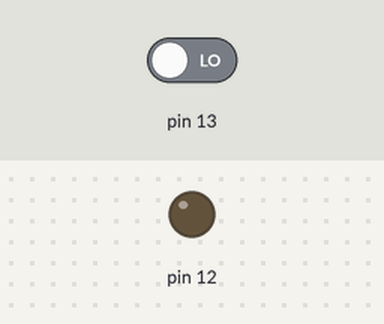
The sketch below on a simulated Arduino Uno, built with avr-gcc and run on an emulated ATmega328P. Shown: output pins drawn as LEDs (lit = HIGH). The inputs (shaded band) are chosen by the test bench; at power-on: pin 13 LOW.

Above: at 1.2 s.
1.3 s: pin 13 driven HIGH
At 1.9 s:
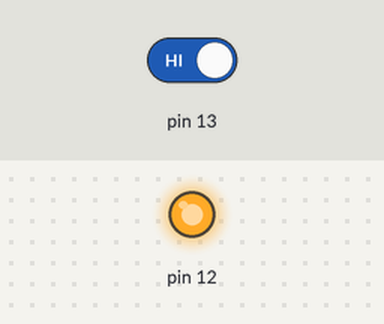
2.8 s: pin 13 driven LOW
At 5.4 s:
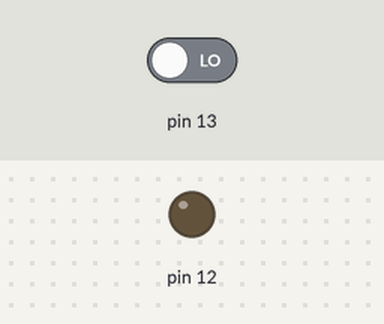
Timing chart, 0 to 6.9 s (numbered marks = the images above; inputs shaded):
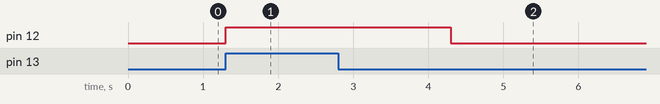

The sketch:

Piezo_Basic_hit_detection.ino
```cpp
void setup() {
  // put your setup code here, to run once:
  // set pin 13 to input into arduino and 12 to output
  pinMode(13, INPUT);
  pinMode(12, OUTPUT);
}

void loop() {
  // put your main code here, to run repeatedly:
  // read pin 13
  int input = digitalRead(13);
  // if pin 13 is high then output high for x seconds
  if (input == HIGH){
    digitalWrite(12, HIGH);
    delay(3000);
    // else output low
  }else{
    digitalWrite(12, LOW);
  }
}
```

Measured:
- after the input at 1.3 s, pin 12: LOW → HIGH at once
- after the input at 2.8 s, pin 12: HIGH → LOW after 1.5 s
